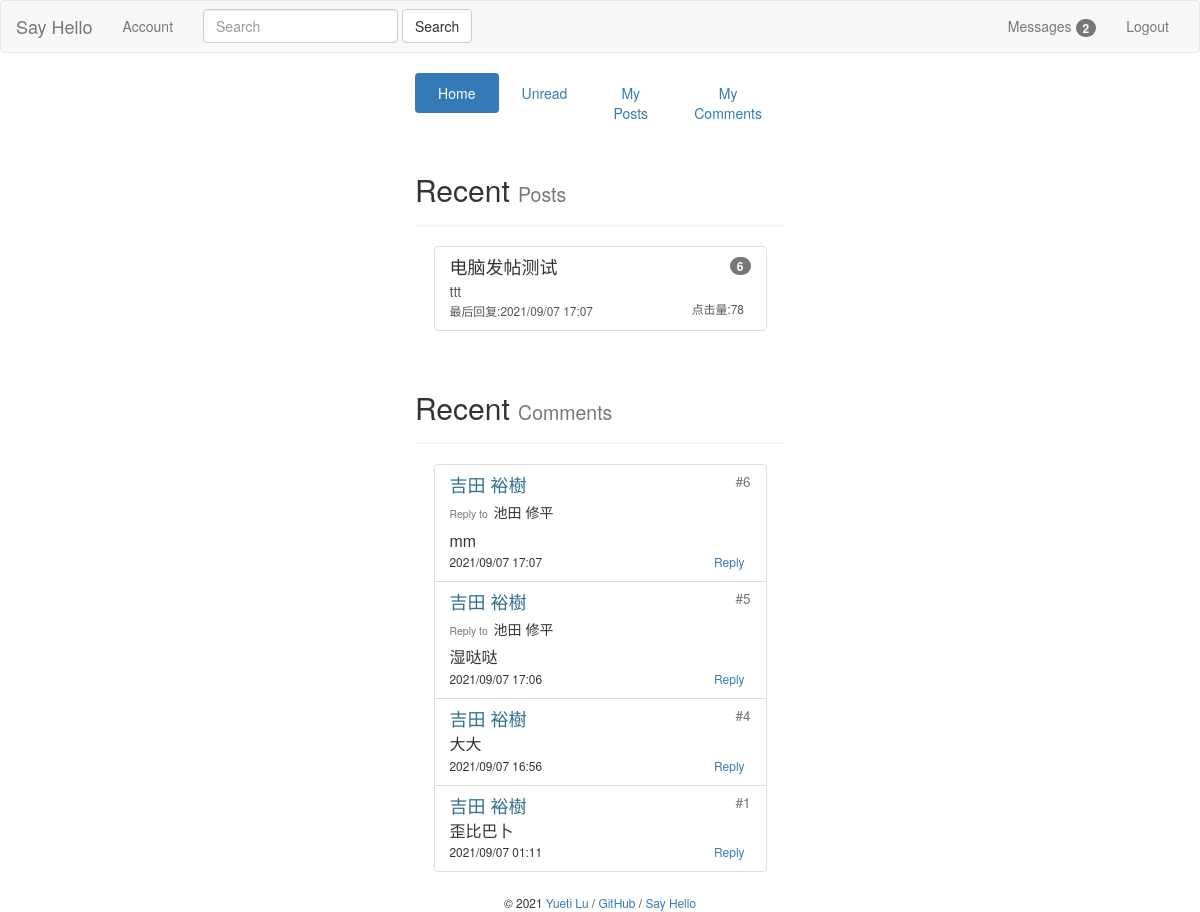
The app's page /admin/index (signed in), older data.
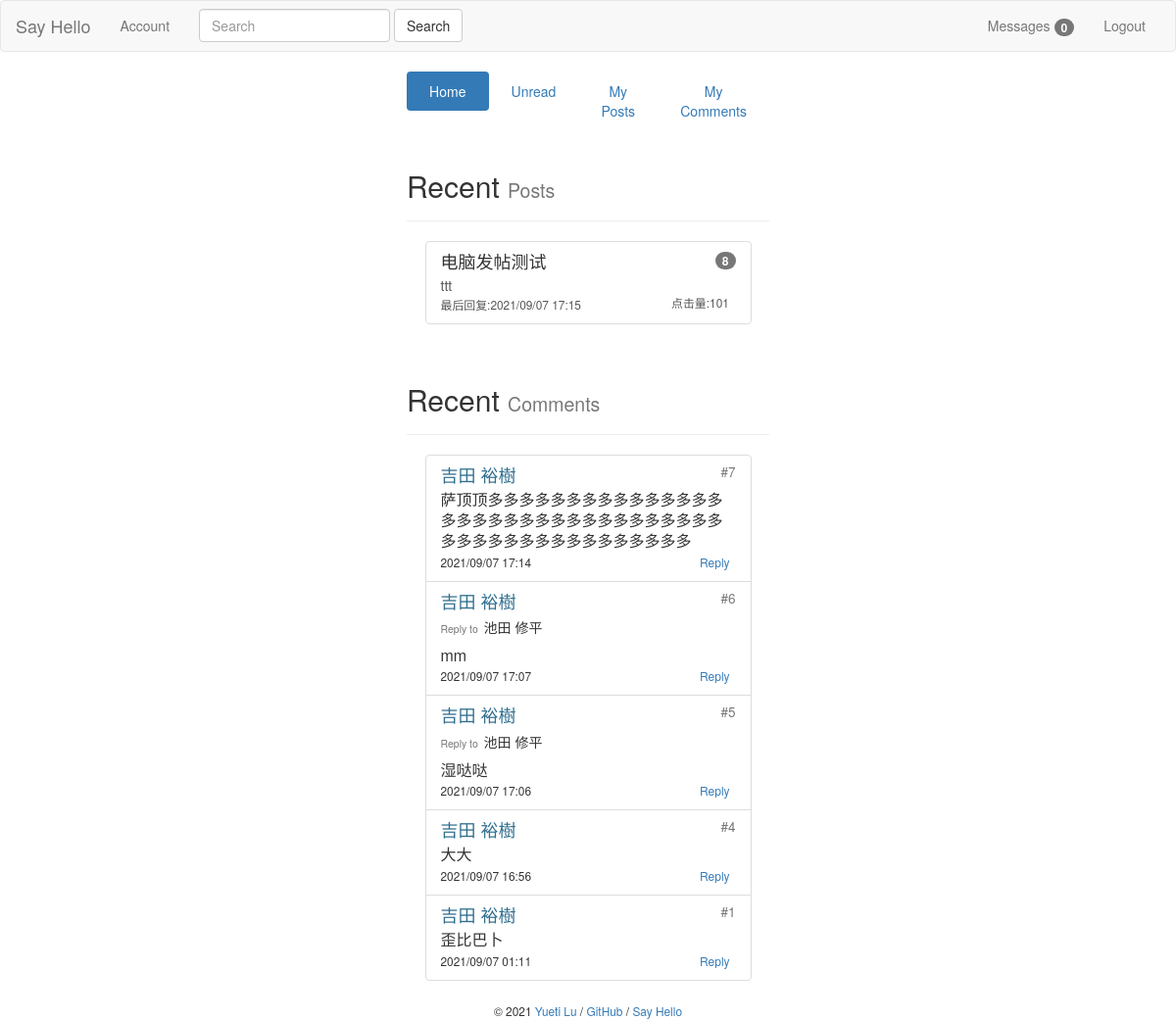
The same page, newer data.
### bluelog/models.py (models this page shows)
class Post(db.Model):
    id = db.Column(db.Integer, primary_key=True)
    title = db.Column(db.String(60))
    body = db.Column(db.Text)
    name = db.Column(db.String(60))
    clickNum = db.Column(db.Integer, default=0)
    commentNum = db.Column(db.Integer, default=0)
    postTime = db.Column(db.DateTime, default=datetime.now)
    timestamp = db.Column(db.DateTime, default=datetime.now)
    user_id = db.Column(db.Integer, db.ForeignKey('user.id'))
    user = db.relationship('User', back_populates='posts')
    comments = db.relationship('Comment', back_populates='post', cascade='all,delete-orphan')

class Comment(db.Model):
    id = db.Column(db.Integer, primary_key=True)
    name = db.Column(db.String(30))
    body = db.Column(db.Text)
    replyTo = db.Column(db.String(30))
    commentFloor = db.Column(db.Integer)
    from_admin = db.Column(db.Boolean, default=False)
    timestamp = db.Column(db.DateTime, default=datetime.now, index=True)
    post_id = db.Column(db.Integer, db.ForeignKey('post.id'))
    post = db.relationship('Post', back_populates='comments')
    user_id = db.Column(db.Integer, db.ForeignKey('user.id'))
    user = db.relationship('User', back_populates='comments')

### bluelog/blueprints/admin.py (the view)
@admin_bp.route('/index')
def index():
    if not current_user.is_authenticated:
        return redirect(url_for('auth.login'))
    else:
        recentPosts = Post.query.filter(Post.user_id == current_user.id).order_by(Post.postTime.desc()).limit(5)
        recentComments = Comment.query.filter(Comment.user_id == current_user.id) \
            .order_by(Comment.timestamp.desc()).limit(5)
        return render_template('admin/index.html', posts=recentPosts, comments=recentComments)

### bluelog/forms.py
class SearchForm(FlaskForm):
    body = StringField('SearchMessage', validators=[DataRequired()])
    submit = SubmitField('Search')

### bluelog/__init__.py (called while the page is built)
def register_template_context(app):
    @app.context_processor
    def injectSearchForm():
        searchForm = SearchForm()
        return dict(searchForm=searchForm)
    @app.context_processor
    def injectUnreadMessage():
        if current_user.is_authenticated:
            user = User.query.get(current_user.id)
            unreadMessageNum = UnreadMessage.query.filter(and_(UnreadMessage.user_id == user.id,
                                                               UnreadMessage.haveRead == 0)).count()
            return dict(unreadMessageNum=unreadMessageNum)
        else:
            return dict(unreadMessageNum=0)

### bluelog/extensions.py (called while the page is built)
@login_manager.user_loader
def load_user(user_id):
    from bluelog.models import User
    user = User.query.get(int(user_id))
    return user

### bluelog/templates/admin/index.html
{% extends 'base.html' %}
{% from "macros.html" import show_flash with context %}
{% from "macros.html" import show_footer %}
{% from "macros.html" import show_comment_in_href %}
{% from "macros.html" import show_post_in_index %}
{% block content %}
    <div class="col-md-4"></div>
    <div class="col-md-4">
        <ul class="nav nav-pills nav-justified">
            <li role="presentation" class="active"><a href="{{ url_for('admin.index') }}">Home</a></li>
            <li role="presentation"><a href="{{ url_for('admin.manageUnreadMessages') }}">Unread</a></li>
            <li role="presentation"><a href="{{ url_for('admin.managePosts') }}">My Posts</a></li>
            <li role="presentation"><a href="{{ url_for('admin.manageComments') }}">My Comments</a></li>
        </ul>
        <div class="page-header">
            <h2>Recent <small>Posts</small></h2>
        </div>
        <ul class="list-group" style="margin:0 auto; width:90%">
            {% for post in posts %}
                {{ show_post_in_index(post) }}
            {% endfor %}
        </ul>
        <br>
        <div class="page-header">
            <h2>Recent <small>Comments</small></h2>
        </div>
        <ul class="list-group" style="margin:0 auto; width:90%">
            {% for comment in comments %}
                {{ show_comment_in_href(comment) }}
            {% endfor %}
        </ul>
        {{ show_footer() }}
    </div>
    <div class="col-md-4"></div>
{% endblock content %}

### bluelog/templates/macros.html (shortened to what this page needs)
{% macro show_footer() %}
    <footer class="text-center" style="margin-top: 20px;">
        <small> &copy; 2021 <a href="https://github.com/luyueti111" title="Written by Grey Li">Yueti Lu</a> /
            <a href="https://github.com/luyueti111/Bluelog" title="Fork me on GitHub">GitHub</a> /
            <a href="{{ url_for('blog.hello') }}" title="A HelloFlask project">Say Hello</a>
        </small>
    </footer>
{% endmacro %}
{% macro show_post_in_index(post) %}
    <a class="list-group-item" href="{{ url_for('blog.replyPage', post_id=post.id) }}">
        <span class="badge">{{ post.commentNum }}</span>
        <h4 class="list-group-item-heading">{{ post.title }}</h4>
        <p class="list-group-item-text"
           style="width: 100%; word-break: break-all; word-wrap: break-word">{{ post.body }}</p>
        <small style="right: 0">
            最后回复:{{ post.timestamp.strftime('%Y/%m/%d %H:%M') }}&nbsp;&nbsp;
        </small>
        <small class="pull-right">点击量:{{ post.clickNum }}&nbsp;&nbsp;</small>
    </a>
{% endmacro %}
{% macro show_comment_in_href(comment) %}
    {% set post = comment.post %}
    <li class="list-group-item">
        <a href="{{ url_for('blog.replyPage', post_id=comment.post_id) }}"
           style="color: inherit; text-decoration: none;">
            {% if comment.name == post.name %}
                <h4 class="list-group-item-heading text-info">{{ comment.name }}<small
                        class="pull-right">&nbsp;#{{ comment.commentFloor }}</small>
                </h4>
            {% else %}
                <h4 class="list-group-item-heading">{{ comment.name }}<small
                        class="pull-right">&nbsp;#{{ comment.commentFloor }}</small>
                </h4>
            {% endif %}
            {% if comment.replyTo is not none %}
                <h5><small>Reply to&nbsp;&nbsp;</small>{{ comment.replyTo }}</h5>
            {% endif %}
            <p class="list-group-item-text"
               style="width: 100%; word-break: break-all; word-wrap: break-word; font-size: medium">{{ comment.body }}</p>
            <small>
                {{ comment.timestamp.strftime('%Y/%m/%d %H:%M') }}
            </small>
            <a class="btn btn-link btn-xs pull-right"
               href="{{ url_for('blog.replyFromComment', comment_id=comment.id) }}">Reply</a>
        </a>
    </li>
{% endmacro %}

Row changes from the older to the newer data that the page shows:
changed Post "电脑发帖测试": commentNum "6" → "8"; timestamp "2021/09/07 17:07" → "2021/09/07 17:15"; clickNum "78" → "101"
added Comment: name "吉田 裕樹", commentFloor "7", body "萨顶顶多多多多多多多多多多多多多多多多多多多多多多多多多多多多多多多多多多多多多多多多多多多多多多多多多", timestamp "2021/09/07 17:14"
Text that changed along with them:
{{ unreadMessageNum }}: "2" → "0"
